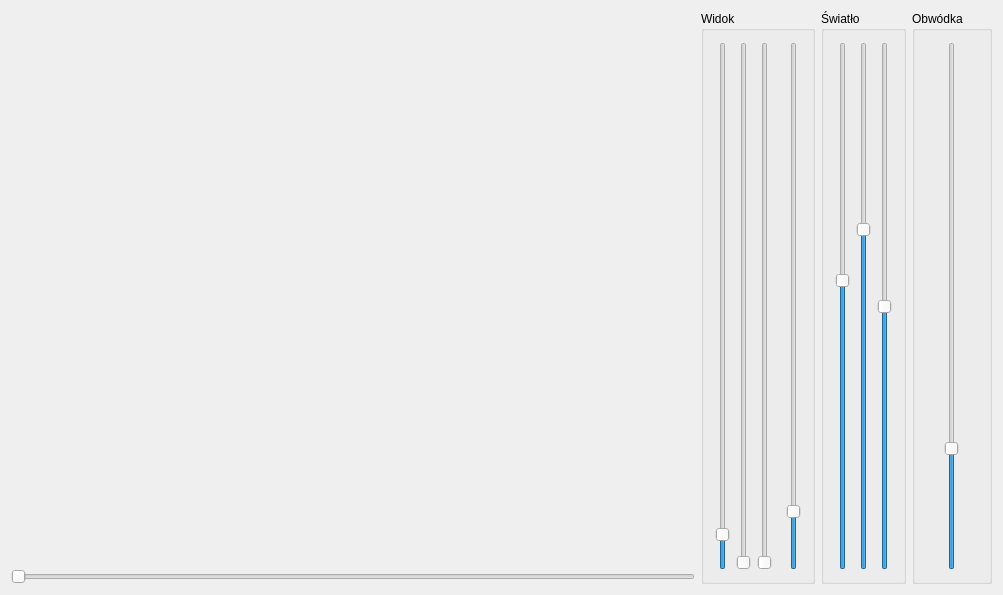
<?xml version="1.0" encoding="UTF-8"?>
<ui version="4.0">
 <class>MainWindow</class>
 <widget class="QMainWindow" name="MainWindow">
  <property name="geometry">
   <rect>
    <x>0</x>
    <y>0</y>
    <width>1003</width>
    <height>595</height>
   </rect>
  </property>
  <property name="windowTitle">
   <string>MainWindow</string>
  </property>
  <widget class="QWidget" name="centralWidget">
   <layout class="QGridLayout" name="gridLayout">
    <item row="0" column="5" rowspan="2">
     <widget class="QGroupBox" name="groupBoxView">
      <property name="sizePolicy">
       <sizepolicy hsizetype="Maximum" vsizetype="Preferred">
        <horstretch>0</horstretch>
        <verstretch>0</verstretch>
       </sizepolicy>
      </property>
      <property name="title">
       <string>Widok</string>
      </property>
      <layout class="QHBoxLayout" name="horizontalLayout">
       <item>
        <widget class="QSlider" name="verticalSliderRotX">
         <property name="maximum">
          <number>3600</number>
         </property>
         <property name="value">
          <number>200</number>
         </property>
         <property name="orientation">
          <enum>Qt::Vertical</enum>
         </property>
        </widget>
       </item>
       <item>
        <widget class="QSlider" name="verticalSliderRotZ">
         <property name="maximum">
          <number>3600</number>
         </property>
         <property name="orientation">
          <enum>Qt::Vertical</enum>
         </property>
        </widget>
       </item>
       <item>
        <widget class="QSlider" name="verticalSliderRotY">
         <property name="maximum">
          <number>3600</number>
         </property>
         <property name="orientation">
          <enum>Qt::Vertical</enum>
         </property>
        </widget>
       </item>
       <item>
        <spacer name="horizontalSpacer">
         <property name="orientation">
          <enum>Qt::Horizontal</enum>
         </property>
         <property name="sizeType">
          <enum>QSizePolicy::Fixed</enum>
         </property>
         <property name="sizeHint" stdset="0">
          <size>
           <width>8</width>
           <height>20</height>
          </size>
         </property>
        </spacer>
       </item>
       <item>
        <widget class="QSlider" name="verticalSliderZoom">
         <property name="maximum">
          <number>1000</number>
         </property>
         <property name="value">
          <number>100</number>
         </property>
         <property name="orientation">
          <enum>Qt::Vertical</enum>
         </property>
        </widget>
       </item>
      </layout>
     </widget>
    </item>
    <item row="0" column="0">
     <widget class="WidgetOpenGL" name="widgetOpenGL" native="true">
      <property name="minimumSize">
       <size>
        <width>200</width>
        <height>200</height>
       </size>
      </property>
     </widget>
    </item>
    <item row="0" column="6" rowspan="2">
     <widget class="QGroupBox" name="groupBoxLight">
      <property name="sizePolicy">
       <sizepolicy hsizetype="Maximum" vsizetype="Preferred">
        <horstretch>0</horstretch>
        <verstretch>0</verstretch>
       </sizepolicy>
      </property>
      <property name="title">
       <string>Światło</string>
      </property>
      <layout class="QHBoxLayout" name="horizontalLayout_2">
       <item>
        <widget class="QSlider" name="verticalSliderLightX">
         <property name="minimum">
          <number>-100</number>
         </property>
         <property name="maximum">
          <number>100</number>
         </property>
         <property name="value">
          <number>10</number>
         </property>
         <property name="orientation">
          <enum>Qt::Vertical</enum>
         </property>
        </widget>
       </item>
       <item>
        <widget class="QSlider" name="verticalSliderLightY">
         <property name="minimum">
          <number>-100</number>
         </property>
         <property name="maximum">
          <number>100</number>
         </property>
         <property name="value">
          <number>30</number>
         </property>
         <property name="orientation">
          <enum>Qt::Vertical</enum>
         </property>
        </widget>
       </item>
       <item>
        <widget class="QSlider" name="verticalSliderLightZ">
         <property name="minimum">
          <number>-100</number>
         </property>
         <property name="maximum">
          <number>100</number>
         </property>
         <property name="orientation">
          <enum>Qt::Vertical</enum>
         </property>
        </widget>
       </item>
      </layout>
     </widget>
    </item>
    <item row="1" column="0">
     <widget class="QSlider" name="horizontalSlider_Slider">
      <property name="maximum">
       <number>10000</number>
      </property>
      <property name="orientation">
       <enum>Qt::Horizontal</enum>
      </property>
     </widget>
    </item>
    <item row="0" column="7" rowspan="2">
     <widget class="QGroupBox" name="horizontalGroupBox">
      <property name="title">
       <string>Obwódka</string>
      </property>
      <layout class="QHBoxLayout" name="horizontalLayout_3">
       <item>
        <widget class="QSlider" name="verticalSliderBorder">
         <property name="minimum">
          <number>10</number>
         </property>
         <property name="maximum">
          <number>100</number>
         </property>
         <property name="value">
          <number>30</number>
         </property>
         <property name="orientation">
          <enum>Qt::Vertical</enum>
         </property>
        </widget>
       </item>
      </layout>
     </widget>
    </item>
   </layout>
  </widget>
 </widget>
 <layoutdefault spacing="6" margin="11"/>
 <customwidgets>
  <customwidget>
   <class>WidgetOpenGL</class>
   <extends>QWidget</extends>
   <header location="global">widgetopengl.h</header>
   <container>1</container>
   <slots>
    <slot>v_transform()</slot>
   </slots>
  </customwidget>
 </customwidgets>
 <resources/>
 <connections/>
</ui>
